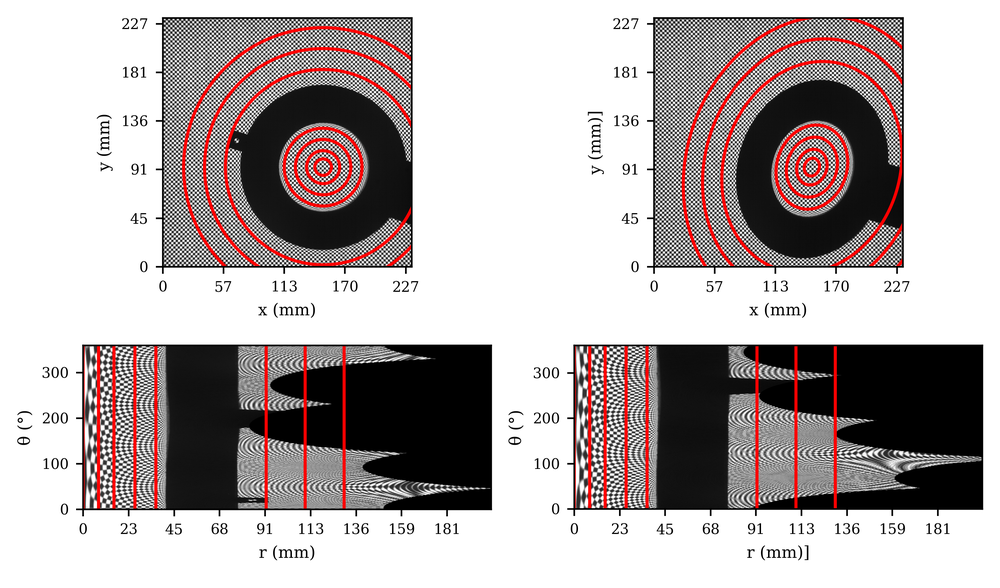
#> input picture examples/example_radii.png, 1000 x 588 px, shrunk from 2720 x 1600 before the run
$ python -i test_deteccion.py   (imports and definitions only)
#> lines starting #> are read from the running program, lines starting #| are printed output that depends on the picture; after the words box and inside, x2 and y2 are one past the last pixel; in counts of white or black regions, pixels touching at a corner belong together
import numpy as np
#!pip install circle_fit
import matplotlib.pyplot as plt
# [1 line not run here, left out]
import circle_fit
from skimage import feature
from skimage.io import imread
from skimage import filters
from skimage.measure import regionprops, label
from circle_fit import taubinSVD

#%%
#image = imread('structure.bmp').astype('double')

#%%

#image = imread('/Users/mateoeljatib/Documents/structure.bmp').astype(np.double)


#%%

def deteccion(image):

    imt = image < filters.threshold_otsu(image)/2


    # Compute the Canny filter for two values of sigma
    edges = feature.canny(imt, sigma = 10) #TODO: change sigma if needed
    L = label(edges)

    props = regionprops(L)

    # Calculate cost function
    props_with_cost = []
    for region in props:
        major = region.major_axis_length
        minor = region.minor_axis_length
        if major > 0:  # evitar división por cero
            cost = region.area * (minor / major)
            props_with_cost.append((region.label, cost))

    # sorting by cost
    props_sorted_by_cost = sorted(props_with_cost, key=lambda x: x[1], reverse=True)

    # the two wit higher cost (for I'm seeking for 2 circles)
    top_two_labels = [item[0] for item in props_sorted_by_cost[:2]]

    XYma = props[top_two_labels[0]-1].coords
    XYmi = props[top_two_labels[1]-1].coords

    # [5 lines of commented-out code are left out]


    ycma, xcma, rma, sigmama = taubinSVD(XYma)
    ycmi, xcmi, rmi, sigmimi = taubinSVD(XYmi)
    ###
    ny, nx = image.shape
    Y, X = np.meshgrid(np.arange(ny), np.arange(nx), indexing='ij')

    # Distance of each pixel to the center of each circle
    dist_to_big = np.sqrt((Y - ycma)**2 + (X - xcma)**2)
    dist_to_small = np.sqrt((Y - ycmi)**2 + (X - xcmi)**2)

    # Mask to keep only what's inside the small cricle
    # or outside the big one
    mask = (dist_to_big > rma) | (dist_to_small < rmi)

    # applying mask to the image
    masked_image = image.copy()
    masked_image[~mask] = 0

    return masked_image, ycma, xcma, rma, ycmi, xcmi, rmi

>>> import cv2
>>> picture = cv2.imread('../examples/example_radii.png', cv2.IMREAD_GRAYSCALE)
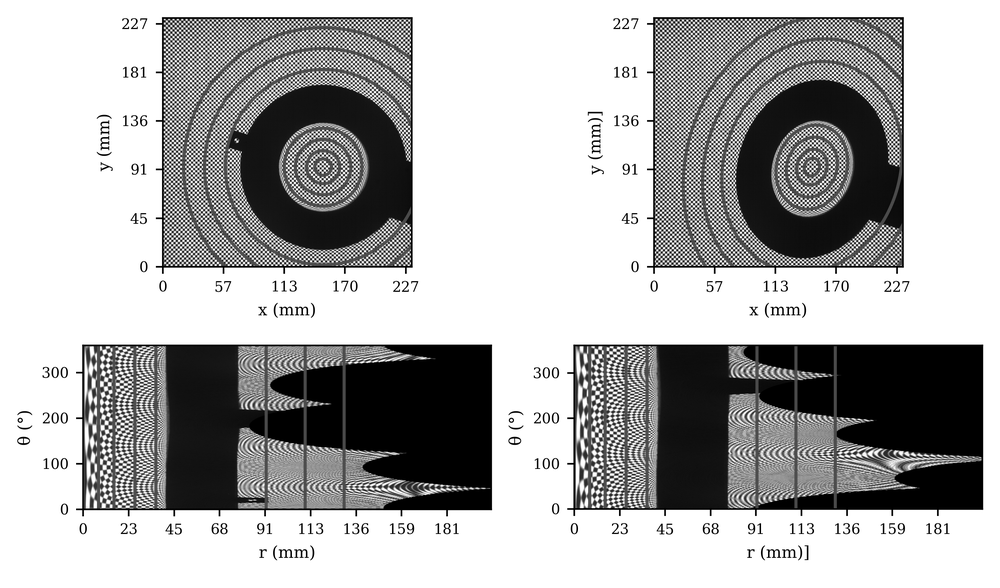
#> picture: shape (588, 1000); min 0, max 255, mean 176
>>> result = deteccion(picture)
#> in deteccion, `imt = image < filters.threshold_otsu(image)/2`:
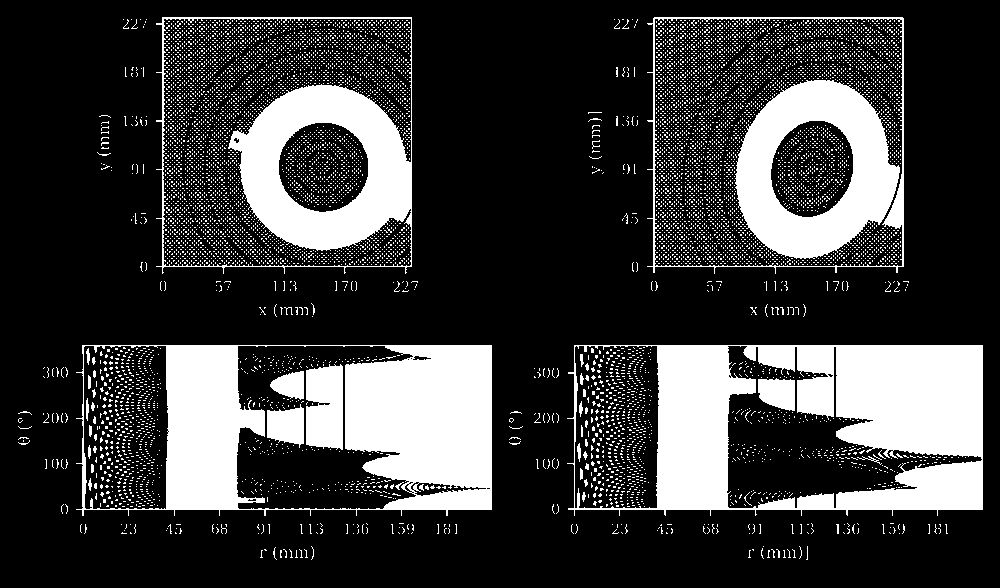
#> imt: shape (588, 1000) bool; 23.2% white; 10246 white regions (10208 under 20 px), largest, box (x1, y1, x2, y2) and area: (567, 345, 983, 516) 37626, (76, 345, 492, 516) 33872, (156, 17, 412, 274) 18016
#> in deteccion, `edges = feature.canny(imt, sigma = 10)`:
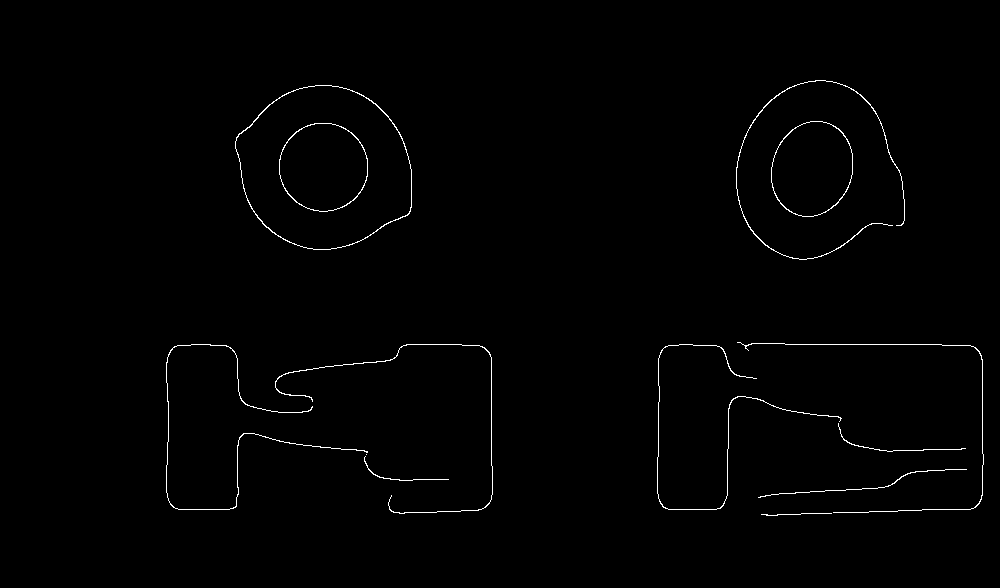
#> edges: shape (588, 1000) bool; 0.82% white in thin lines or dots, all inside (x1, y1, x2, y2) = (166, 80, 984, 516)
#> in deteccion, `L = label(edges)`: L: shape (588, 1000) int32; 14 distinct labels, from 0 to 13
#> in deteccion, `props = regionprops(L)`: props = 13 regions; largest, box (x1, y1, x2, y2) and area: (166, 344, 368, 510) 647, (235, 85, 412, 250) 619, (736, 80, 905, 260) 616, (657, 344, 842, 510) 586, (275, 344, 493, 514) 578
#> the loop in deteccion, `for region in props:` made 13 passes
#> (major, minor, cost) on passes 1, 2, 3, 4, 5, 6, 7, 8, 9, 11, 12, 13: (244.9, 234.2, 589), (247.5, 228.1, 570.5), (133.9, 115, 267.2), (125.8, 123.8, 314), (343.7, 238.5, 391.4), (224.1, 198.4, 572.7), (319.3, 223.5, 404.6), (219.6, 190.8, 509), (159.9, 19.03, 18.08), (106.6, 17.33, 17.55), (241.6, 12.68, 11.91), (83.01, 1.52, 1.36)
#> (major, minor) on pass 10: (0, 0)
#> after the loop in deteccion, `for region in props:`: props_with_cost = [(1, 589), (2, 570.5), (3, 267.2), (4, 314), (5, 391.4), (6, 572.7), (7, 404.6), (8, 509), (9, 18.08), (11, 17.55), (12, 11.91), (13, 1.36)]
#> in deteccion, `props_sorted_by_cost = sorted(props_with_cost, key=lambda x: x[1], rev..`: props_sorted_by_cost = [(1, 589), (6, 572.7), (2, 570.5), (8, 509), (7, 404.6), (5, 391.4), (4, 314), (3, 267.2), (9, 18.08), (11, 17.55), (12, 11.91), (13, 1.36)]
#> in deteccion, `top_two_labels = [item[0] for item in props_sorted_by_cost[:2]]`: top_two_labels = [1, 6]
#> in deteccion, `XYma = props[top_two_labels[0]-1].coords`: XYma = 616 pairs, first value 80 to 259, second value 736 to 904
#> in deteccion, `XYmi = props[top_two_labels[1]-1].coords`: XYmi = 647 pairs, first value 344 to 509, second value 166 to 367
#> (the run stopped early here; a loop or call above may not have finished)
